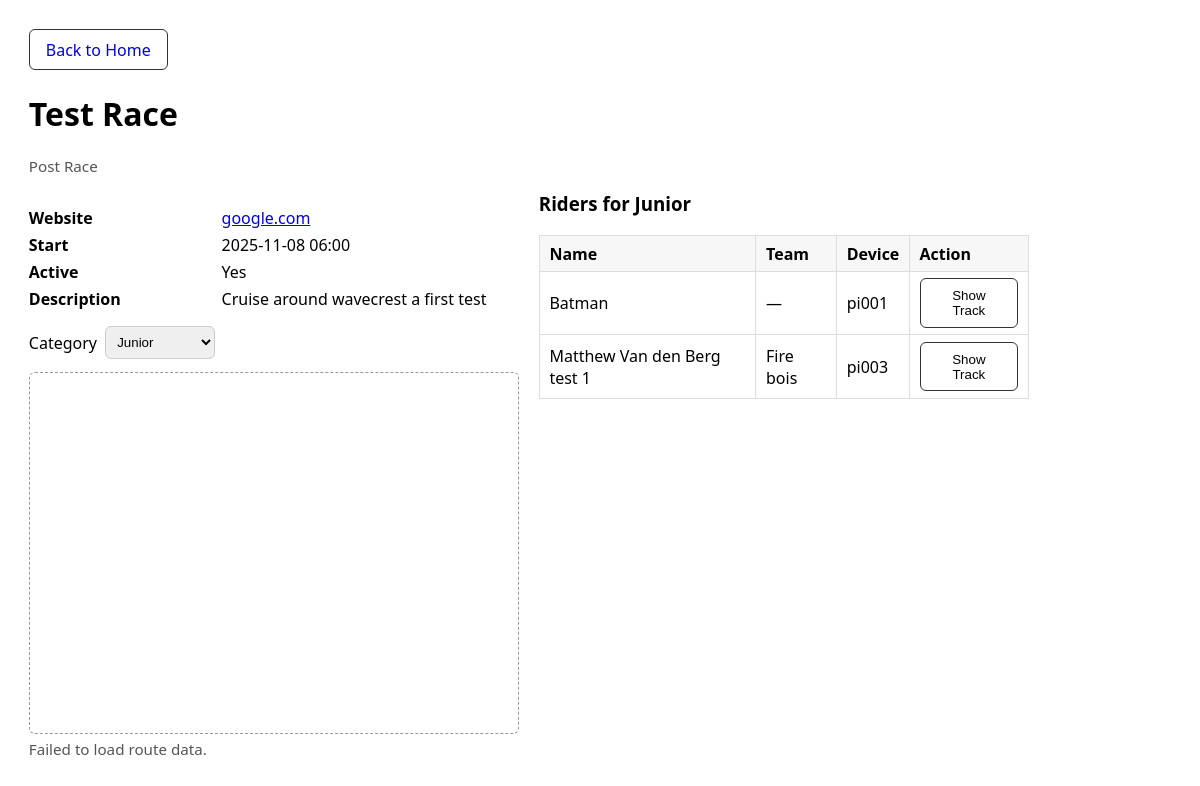
/races/1/post, run on the app's committed database.
### src/db/models.py (models this page shows)
class Race(Base):
    __tablename__ = "races"
    id = Column(Integer, primary_key=True)
    name = Column(String(128), nullable=False)
    description = Column(Text, nullable=True)
    website = Column(String(256), nullable=True)
    starts_at = Column(DateTime(timezone=True), nullable=True)
    ends_at = Column(DateTime(timezone=True), nullable=True)
    active = Column(Boolean, nullable=False, default=True)
    routes = relationship("Route", back_populates="race")

class Category(Base):
    __tablename__ = "categories"
    id = Column(Integer, primary_key=True)
    route_id = Column(Integer, ForeignKey("route.id"), nullable=False, index=True)
    name = Column(String(64), nullable=False) # store the label (e.g., "Professional", "Open", "Junior")
    __table_args__ = (
        UniqueConstraint("route_id", "name", name="ux_route_category_name"),
    )
    route = relationship("Route", back_populates="categories")
    race_riders = relationship("RaceRider", back_populates="category")
    leaderboard_cache = relationship("LeaderboardCache", back_populates="category", uselist=False)
    leaderboard_history = relationship("LeaderboardHist", back_populates="category", uselist=False)

class RaceRider(Base):
    __tablename__ = "race_riders"
    id = Column(Integer, primary_key=True)
    rider_id = Column(Integer, ForeignKey("riders.id"), nullable=False, index=True)
    device_id = Column(String(64), ForeignKey("devices.id"), nullable=False, index=True)
    category_id = Column(Integer, ForeignKey("categories.id"), nullable=False, index=True)
    comm_setting = Column(String(32), nullable=True)
    active = Column(Boolean, nullable=False, default=True)
    recording = Column(Boolean, nullable=False, default=True)
    start_time = Column(DateTime(timezone=True), nullable=True) # when the rider starts the race - set by the RFID on the start line
    finish_time = Column(DateTime(timezone=True), nullable=True)# when the rider finishes the race - set by the RFID on the start line
    pi_offset_time = Column(Integer, nullable=True) # offset in seconds to apply to the pi's clock to sync with official
    rider = relationship("Rider", back_populates="race_entries")
    device = relationship("Device", back_populates="race_riders")
    category = relationship("Category", back_populates="race_riders")
    points = relationship(
        "Point",
        primaryjoin=lambda: RaceRider.device_id == foreign(Point.device_id),
        viewonly=True,
    )
    track_cache = relationship("TrackCache", back_populates="race_rider", uselist=False)
    track_history = relationship("TrackHist", back_populates="race_rider", uselist=False)

class Rider(Base):
    __tablename__ = "riders"
    id = Column(Integer, primary_key=True)
    name = Column(String(128), nullable=False)
    bike = Column(String(128), nullable=True)
    bio = Column(Text, nullable=True)
    team = Column(String(128), nullable=True)
    category = Column(String(64), nullable=True)
    race_entries = relationship("RaceRider", back_populates="rider")

### src/web/races.py (the view)
@bp_races.route("/<int:race_id>/post", methods=["GET"])
def post_race(race_id: int):
    session = SessionLocal()
    try:
        race = session.query(Race).get(race_id)
        if not race:
            return Response("Race not found.", status=404)
        categories = [
            row[0]
            for row in (
                session.query(Category.name)
                .join(Route, Category.route_id == Route.id)
                .filter(Route.race_id == race_id)
                .order_by(Category.name.asc())
                .all()
            )
        ]
        selected_category = request.args.get("category") or None
        if selected_category not in categories:
            selected_category = categories[0] if categories else None
        geojson = None
        category_row = None
        if selected_category:
            category_row = (
                session.query(Category)
                .join(Route, Category.route_id == Route.id)
                .filter(Route.race_id == race_id, Category.name == selected_category)
                .one_or_none()
            )
            if category_row:
                geojson_row = (
                    session.query(Route.geojson)
                    .filter(Route.id == category_row.route_id)
                    .one_or_none()
                )
                geojson = geojson_row[0] if geojson_row else None
        riders_for_category = []
        if category_row:
            rider_rows = (
                session.query(Rider.name, Rider.team, RaceRider.device_id)
                .join(RaceRider, RaceRider.rider_id == Rider.id)
                .filter(RaceRider.category_id == category_row.id)
                .order_by(Rider.name.asc())
                .all()
            )
            riders_for_category = [
                {"name": n, "team": t, "device_id": d} for (n, t, d) in rider_rows
            ]
        return render_template(
            "post_race.html",
            race=race,
            categories=categories,
            selected_category=selected_category,
            geojson=geojson,
            riders=riders_for_category,
        )
    finally:
        session.close()

### templates/post_race.html (shortened to what this page needs)
<!doctype html>
<html lang="en">
<head>
  <link rel="stylesheet" href="https://unpkg.com/leaflet@1.9.4/dist/leaflet.css" />
</head>
<body>
  <div style="margin-bottom:1rem;">
    <a class="btn" href="{{ url_for('home.home_page') }}">Back to Home</a>
  </div>
  <h1>{{ race.name }}</h1>
  <p class="muted">Post Race</p>
  <div class="layout">
    <div>
      <dl>
        <dt>Website</dt>
        <dd>{% if race.website %}<a href="{{ race.website }}" target="_blank" rel="noopener">{{ race.website }}</a>{% else %}—{% endif %}</dd>
        <dt>Start</dt>
        <dd>{% if race.starts_at %}{{ race.starts_at.strftime('%Y-%m-%d %H:%M') }}{% else %}Not set{% endif %}</dd>
        <dt>Active</dt>
        <dd>{{ 'Yes' if race.active else 'No' }}</dd>
        <dt>Description</dt>
        <dd>{{ race.description or 'No description provided.' }}</dd>
      </dl>
      {% if categories %}
        <form class="inline" method="get" action="{{ url_for('races.post_race', race_id=race.id) }}">
          <label for="category">Category</label>
          <select id="category" name="category" onchange="this.form.submit()">
            {% for cat in categories %}
              <option value="{{ cat }}" {{ 'selected' if cat == selected_category else '' }}>{{ cat }}</option>
            {% endfor %}
          </select>
        </form>
        <div id="map" data-race-id="{{ race.id }}" data-category="{{ selected_category or '' }}"></div>
        <p class="muted" id="map-status" style="margin:.3rem 0 0 0;"></p>
      {% else %}
        <p class="muted">No categories/routes available for this race.</p>
      {% endif %}
    </div>
    <div>
      <h3 style="margin-top:0;">Riders for {{ selected_category or 'category' }}</h3>
      {% if riders %}
        <table>
          <thead>
            <tr>
              <th>Name</th>
              <th>Team</th>
              <th>Device</th>
              <th>Action</th>
            </tr>
          </thead>
          <tbody>
            {% for r in riders %}
              <tr>
                <td>{{ r.name }}</td>
                <td>{{ r.team or '—' }}</td>
                <td>{{ r.device_id or '—' }}</td>
               <td>
                  <button class="btn device-track-btn"
                          data-name="{{ r.name }}"
                          data-team="{{ r.team or 'No team' }}"
                          data-device="{{ r.device_id or '' }}">
                    Show Track
                  </button>
                </td>
              </tr>
            {% endfor %}
          </tbody>
        </table>
      {% else %}
        <p class="muted">No riders for this category.</p>
      {% endif %}
    </div>
  </div>
</body>
</html>

### templates/post_race.html (style rules this page uses)
body { font-family: system-ui, sans-serif; margin: 1.8rem; max-width: 1000px; }
.btn { display:inline-block; padding:.55rem 1rem; border:1px solid #333; border-radius:6px; text-decoration:none; background:#fff; }
.muted { color:#555; font-size:.95rem; }
dl { display:grid; grid-template-columns: 140px 1fr; gap:.3rem .8rem; margin-top:1rem; }
dt { font-weight:600; }
.layout { display: grid; grid-template-columns: 1fr 1fr; gap: 1.25rem; align-items:start; }
#map { height: 360px; border:1px dashed #999; border-radius: 6px; margin-top:.8rem; }
form.inline { display:flex; gap:.5rem; align-items:center; margin:.4rem 0; }
select { padding:.45rem; border:1px solid #ccc; border-radius:6px; }
table { border-collapse: collapse; width: 100%; }
th, td { border:1px solid #ddd; padding:.4rem .6rem; text-align:left; }
th { background:#f7f7f7; }

### data on the page
Race: name "Test Race", website "google.com", starts_at "2025-11-08 06:00", active "Yes", description "Cruise around wavecrest a first test"
Category: name "Junior"
RaceRider: name "Batman", team "—", device "pi001"
RaceRider: name "Matthew Van den Berg test 1", team "Fire bois", device "pi003"

### other printed values
form field category "Junior"
